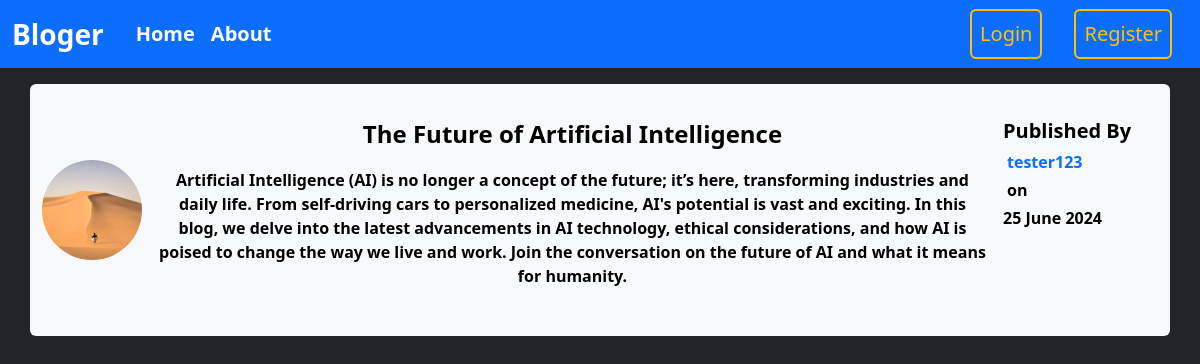
The app's page /post/4 with its own data.
### package/models.py (models this page shows, shortened)
class User(db.Model, UserMixin):
    id = db.Column(db.Integer, primary_key=True)
    username = db.Column(db.String(20), unique=True, nullable=False)
    email = db.Column(db.String(120), unique=True, nullable=False)
    image = db.Column(db.String(20), nullable=False, default="default.jpg")
    password = db.Column(db.String(60), nullable=False)
    posts = db.relationship("Post", backref="author", lazy=True)

class Post(db.Model):
    id = db.Column(db.Integer, primary_key=True)
    title = db.Column(db.String(100), nullable=False)
    date_posted = db.Column(db.DateTime, nullable=False, default = datetime.utcnow)
    content = db.Column(db.Text, nullable=False)
    user_id = db.Column(db.Integer, db.ForeignKey("user.id"), nullable=False)

### package/posts/routes.py (the view)
@posts.route("/post/<int:id>")
def post(id):
    post = Post.query.get_or_404(id)
    return render_template("post.html", title=post.title, post=post)

### package/templates/post.html (shortened to what this page needs)
{% extends 'layouts.html' %}
{% block content %}
  <div class="container bg-light rounded text-black d-flex py-3 justify-content-center my-3 flex-md-row flex-column">
    <div class="d-flex align-items-center justify-content-center">
      <img class="rounded-circle" src="{{ url_for('static', filename='profile_pics/' + post.author.image) }}" style="width: 100px;  height: 100px;" />
    </div>
    <div class="flex-fill text-center mx-3 py-3">
      <p class="title fs-4 text-decoration-none text-black">{{ post.title }}</p>
      <p class="mt-3">{{ post.content }}</p>
    </div>
    <div class="d-flex flex-column pt-3" style="min-width: 155px;">
      <div class="d-flex flex-md-column justify-content-center flex-wrap">
        <p class="bold fw-4 fs-5 m-0">Published By</p>
        <a href="{{url_for("users.user_post", username=post.author.username)}}" class="text-decoration-none mx-1 pt-1">{{ post.author.username }}</a>
        <p class="m-0 pt-1 mx-1">on</p>
        <p class="pt-1 m-0">{{ post.date_posted.strftime('%d %B %Y') }}</p>
      </div>
    </div>
  </div>
{% endblock %}

### package/static/main.css (style rules this page uses)
body { margin: 0; padding: 0px 0px; height: 100vh; }

### records on screen
User: image (picture), author.username "tester123"
Post: title "The Future of Artificial Intelligence", content "Artificial Intelligence (AI) is no longer a concept of the future; it’s here, transforming industries and daily life. From self-driving cars to personalized medicine, AI's potential is vast and exciting. In this blog, we delve into the latest advancements in AI technology, ethical considerations, and how AI is poised to change the way we live and work. Join the conversation on the future of AI and what it means for humanity.", date_posted "25 June 2024"
